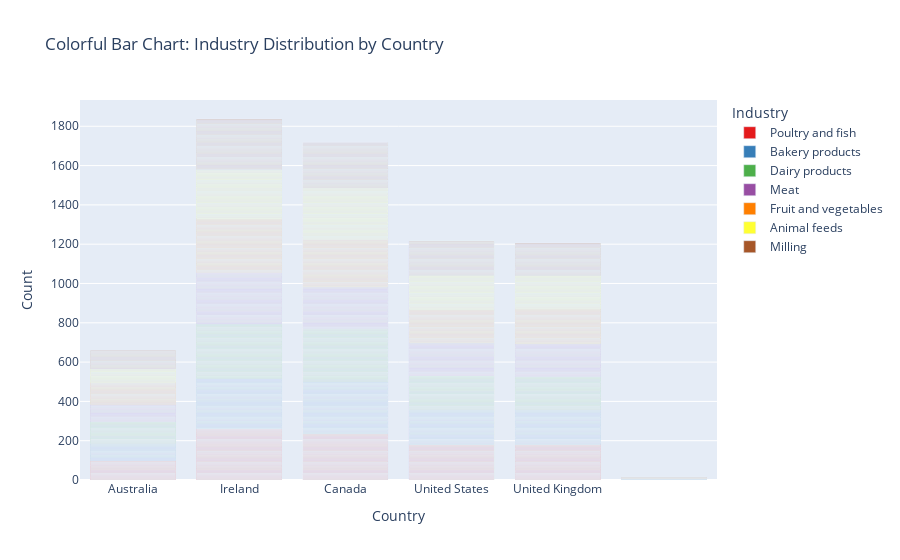

The notebook cell this image was saved under:
### Markdown cell above
### Now by counts in the Industry

### Code cell
# Create a bar chart to show the distribution of original industries by country
fig = px.bar(data_graphics, x='country', color='Industry', title='Bar Chart: Industry Distribution by Country')
fig.update_layout(xaxis_title='Country', yaxis_title='Count')

# Create a colorful bar chart with a specified color palette
fig = px.bar(data_graphics, x='country', color='Industry', 
             title='Counts Bar Chart: Industry Distribution by Country',
             color_discrete_sequence=px.colors.qualitative.Set1)  # You can choose any color palette

fig.update_layout(xaxis_title='Country', yaxis_title='Count')

# Show the plot
fig.show()

### Figure 1 — Plotly figure (JSON) as saved in the notebook; plotly's stock layout.template omitted (floating-point values rounded to 4 significant figures; data arrays with more than 128 entries replaced by an {"elided": "..."} marker saying what was removed)
{"data": [{"alignmentgroup": "True", "hovertemplate": "Industry=Poultry and fish<br>country=%{x}<br>count=%{y}<extra></extra>", "legendgroup": "Poultry and fish", "marker": {"color": "rgb(228,26,28)", "pattern": {"shape": ""}}, "name": "Poultry and fish", "offsetgroup": "Poultry and fish", "orientation": "v", "showlegend": true, "textposition": "auto", "type": "bar", "x": {"elided": "953 str values"}, "xaxis": "x", "y": {"elided": "953 int values"}, "yaxis": "y"}, {"alignmentgroup": "True", "hovertemplate": "Industry=Bakery products<br>country=%{x}<br>count=%{y}<extra></extra>", "legendgroup": "Bakery products", "marker": {"color": "rgb(55,126,184)", "pattern": {"shape": ""}}, "name": "Bakery products", "offsetgroup": "Bakery products", "orientation": "v", "showlegend": true, "textposition": "auto", "type": "bar", "x": {"elided": "970 str values"}, "xaxis": "x", "y": {"elided": "970 int values"}, "yaxis": "y"}, {"alignmentgroup": "True", "hovertemplate": "Industry=Dairy products<br>country=%{x}<br>count=%{y}<extra></extra>", "legendgroup": "Dairy products", "marker": {"color": "rgb(77,175,74)", "pattern": {"shape": ""}}, "name": "Dairy products", "offsetgroup": "Dairy products", "orientation": "v", "showlegend": true, "textposition": "auto", "type": "bar", "x": {"elided": "1001 str values"}, "xaxis": "x", "y": {"elided": "1001 int values"}, "yaxis": "y"}, {"alignmentgroup": "True", "hovertemplate": "Industry=Meat<br>country=%{x}<br>count=%{y}<extra></extra>", "legendgroup": "Meat", "marker": {"color": "rgb(152,78,163)", "pattern": {"shape": ""}}, "name": "Meat", "offsetgroup": "Meat", "orientation": "v", "showlegend": true, "textposition": "auto", "type": "bar", "x": {"elided": "904 str values"}, "xaxis": "x", "y": {"elided": "904 int values"}, "yaxis": "y"}, {"alignmentgroup": "True", "hovertemplate": "Industry=Fruit and vegetables<br>country=%{x}<br>count=%{y}<extra></extra>", "legendgroup": "Fruit and vegetables", "marker": {"color": "rgb(255,127,0)", "pattern": {"shape": ""}}, "name": "Fruit and vegetables", "offsetgroup": "Fruit and vegetables", "orientation": "v", "showlegend": true, "textposition": "auto", "type": "bar", "x": {"elided": "974 str values"}, "xaxis": "x", "y": {"elided": "974 int values"}, "yaxis": "y"}, {"alignmentgroup": "True", "hovertemplate": "Industry=Animal feeds<br>country=%{x}<br>count=%{y}<extra></extra>", "legendgroup": "Animal feeds", "marker": {"color": "rgb(255,255,51)", "pattern": {"shape": ""}}, "name": "Animal feeds", "offsetgroup": "Animal feeds", "orientation": "v", "showlegend": true, "textposition": "auto", "type": "bar", "x": {"elided": "923 str values"}, "xaxis": "x", "y": {"elided": "923 int values"}, "yaxis": "y"}, {"alignmentgroup": "True", "hovertemplate": "Industry=Milling<br>country=%{x}<br>count=%{y}<extra></extra>", "legendgroup": "Milling", "marker": {"color": "rgb(166,86,40)", "pattern": {"shape": ""}}, "name": "Milling", "offsetgroup": "Milling", "orientation": "v", "showlegend": true, "textposition": "auto", "type": "bar", "x": {"elided": "922 str values"}, "xaxis": "x", "y": {"elided": "922 int values"}, "yaxis": "y"}], "layout": {"barmode": "relative", "legend": {"title": {"text": "Industry"}, "tracegroupgap": 0}, "title": {"text": "Colorful Bar Chart: Industry Distribution by Country"}, "xaxis": {"anchor": "y", "domain": [0, 1], "title": {"text": "Country"}}, "yaxis": {"anchor": "x", "domain": [0, 1], "title": {"text": "Count"}}}}
